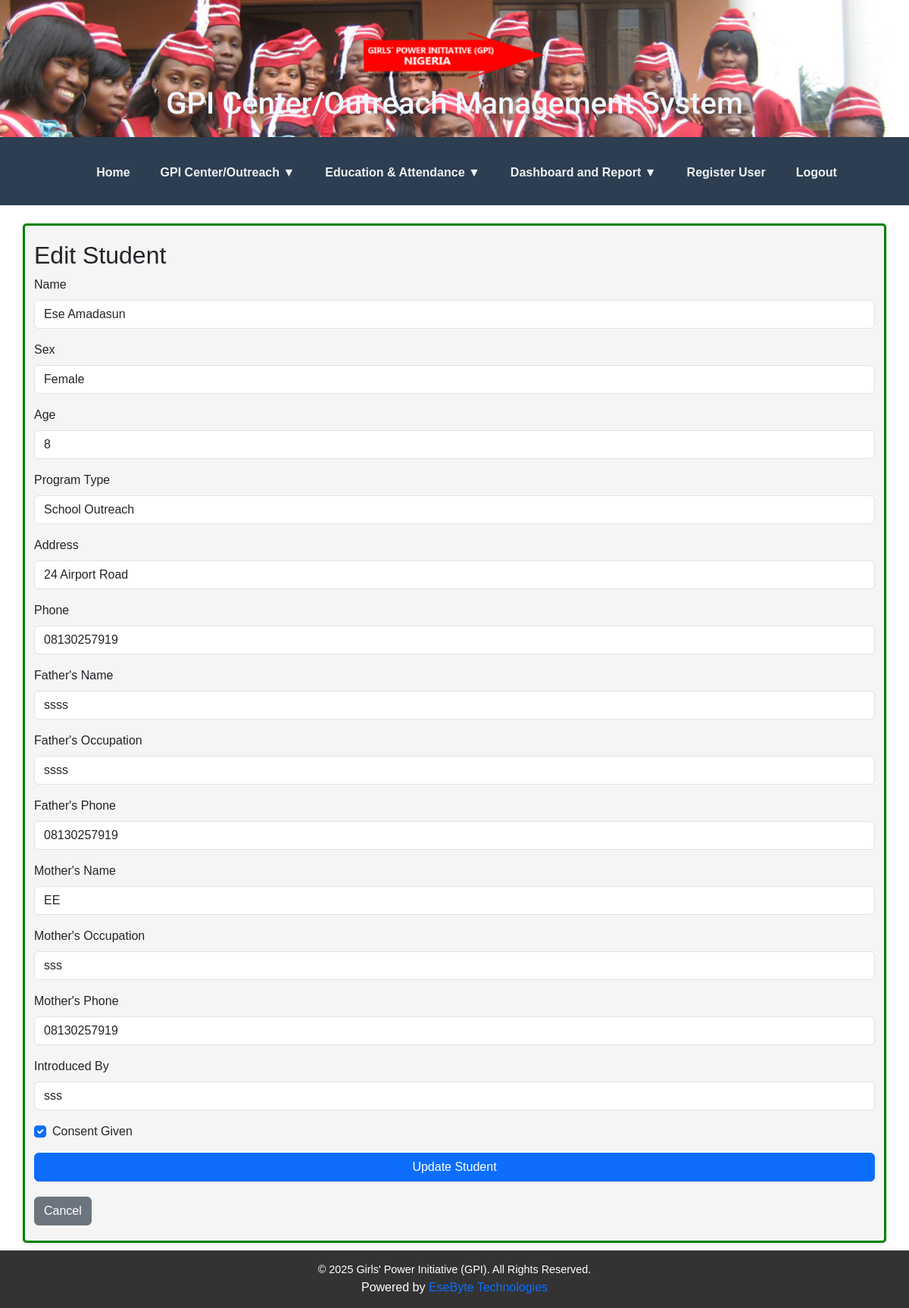
The app's page /edit_student/2 (signed in), older data.
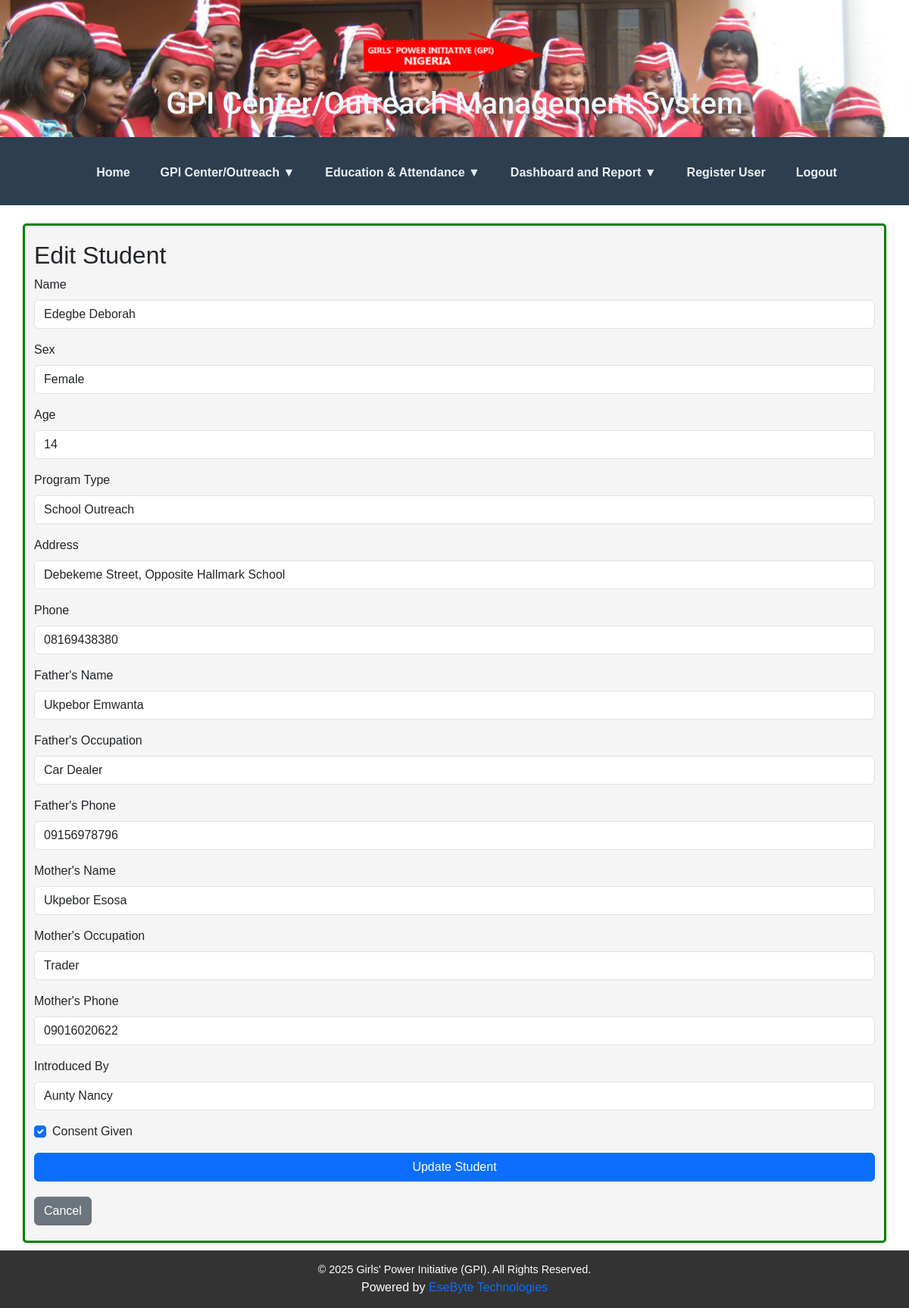
The same page, newer data.
### models.py (models this page shows)
class Student(db.Model):
    id = db.Column(db.Integer, primary_key=True)
    name = db.Column(db.String(100), nullable=False)
    sex = db.Column(db.String(10))
    age = db.Column(db.Integer)
    school_id = db.Column(db.Integer, db.ForeignKey('school.id'), nullable=True)  # Nullable for center students
    program_type = db.Column(db.Enum(ProgramType), nullable=False)  # Distinguish Outreach vs Center
    student_class = db.Column(db.String(50), nullable=True)  # e.g., JSS1, JSS2
    academic_session = db.Column(db.String(20), nullable=True)  # Outreach only
    term = db.Column(db.String(20), nullable=True)  # First, Second, Third Term (Outreach only)
    center_year = db.Column(db.Integer, nullable=True)  # Year 1, 2, 3 (Center only)
    center_class = db.Column(db.String(50), nullable=True)  # e.g., Pearl, Diamond, Oasis (Center only)
    address = db.Column(db.String(255))
    phone = db.Column(db.String(20))
    father_name = db.Column(db.String(100))
    father_occupation = db.Column(db.String(100))
    father_phone = db.Column(db.String(20))
    mother_name = db.Column(db.String(100))
    mother_occupation = db.Column(db.String(100))
    mother_phone = db.Column(db.String(20))
    introduced_by = db.Column(db.String(100))
    is_graduating = db.Column(db.Boolean, default=False)
    consent = db.Column(db.Boolean, default=False)
    assessments = db.relationship('Assessment', backref=db.backref('student_ref', lazy=True), cascade='all, delete-orphan')
    attendance_records = db.relationship('Attendance', backref=db.backref('student_ref', lazy=True), cascade='all, delete-orphan')

### views.py (the view, shortened to what this page needs)
@auth.route('/edit_student/<int:id>', methods=['GET', 'POST'])
@login_required
@admin_required
def edit_student(id):
    student = Student.query.get_or_404(id)
    schools = School.query.all()
    form_errors = []
    return render_template('edit_student.html', student=student, schools=schools)

### app.py (called while the page is built)
@login_manager.user_loader
def load_user(user_id):
    return User.query.get(int(user_id))

### auth.py (called while the page is built)
def admin_required(f):
    @wraps(f)
    def decorated_function(*args, **kwargs):
        if not current_user.is_authenticated:
            flash("You need to log in first.", "warning")
            return redirect(url_for("auth.login"))
        if not getattr(current_user, "is_admin", False):
            flash("You do not have permission to access this page.", "danger")
            return render_template("403.html"), 403  # Redirect to custom error page
        return f(*args, **kwargs)
    return decorated_function

### templates/edit_student.html (shortened to what this page needs)
{% extends 'base.html' %}
{% block content %}
<div class="container mt-4">
    <h2>Edit Student</h2>
    <form method="POST">
        <div class="mb-3">
            <label for="name" class="form-label">Name</label>
            <input type="text" class="form-control" id="name" name="name" value="{{ student.name }}" required>
        </div>
        <div class="mb-3">
            <label for="sex" class="form-label">Sex</label>
            <select class="form-control" id="sex" name="sex">
                <option value="Female" {% if student.sex == 'Female' %}selected{% endif %}>Female</option>
            </select>
        </div>
        <div class="mb-3">
            <label for="age" class="form-label">Age</label>
            <input type="number" class="form-control" id="age" name="age" value="{{ student.age }}" required>
        </div>
        <div class="mb-3">
            <label for="program_type" class="form-label">Program Type</label>
            <select class="form-control" id="program_type" name="program_type">
                <option value="SCHOOL_OUTREACH" {% if student.program_type == 'SCHOOL_OUTREACH' %}selected{% endif %}>School Outreach</option>
            </select>
        </div>
        <div class="mb-3">
            <label for="address" class="form-label">Address</label>
            <input type="text" class="form-control" id="address" name="address" value="{{ student.address }}">
        </div>
        <div class="mb-3">
            <label for="phone" class="form-label">Phone</label>
            <input type="text" class="form-control" id="phone" name="phone" value="{{ student.phone }}">
        </div>
        <div class="mb-3">
            <label for="father_name" class="form-label">Father's Name</label>
            <input type="text" class="form-control" id="father_name" name="father_name" value="{{ student.father_name }}">
        </div>
        <div class="mb-3">
            <label for="father_occupation" class="form-label">Father's Occupation</label>
            <input type="text" class="form-control" id="father_occupation" name="father_occupation" value="{{ student.father_occupation }}">
        </div>
        <div class="mb-3">
            <label for="father_phone" class="form-label">Father's Phone</label>
            <input type="text" class="form-control" id="father_phone" name="father_phone" value="{{ student.father_phone }}">
        </div>
        <div class="mb-3">
            <label for="mother_name" class="form-label">Mother's Name</label>
            <input type="text" class="form-control" id="mother_name" name="mother_name" value="{{ student.mother_name }}">
        </div>
        <div class="mb-3">
            <label for="mother_occupation" class="form-label">Mother's Occupation</label>
            <input type="text" class="form-control" id="mother_occupation" name="mother_occupation" value="{{ student.mother_occupation }}">
        </div>
        <div class="mb-3">
            <label for="mother_phone" class="form-label">Mother's Phone</label>
            <input type="text" class="form-control" id="mother_phone" name="mother_phone" value="{{ student.mother_phone }}">
        </div>
        <div class="mb-3">
            <label for="introduced_by" class="form-label">Introduced By</label>
            <input type="text" class="form-control" id="introduced_by" name="introduced_by" value="{{ student.introduced_by }}">
        </div>
        <div class="form-check mb-3">
            <input class="form-check-input" type="checkbox" id="consent" name="consent" {% if student.consent %}checked{% endif %}>
            <label class="form-check-label" for="consent">Consent Given</label>
        </div>
        <button type="submit" class="btn btn-primary">Update Student</button>
        <a href="{{ url_for('auth.students') }}" class="btn btn-secondary">Cancel</a>
    </form>
</div>
{% endblock %}

Row changes from the older to the newer data that the page shows:
changed Student "Female": name "Ese Amadasun" → "Edegbe Deborah"; age "8" → "14"; address "24 Airport Road" → "Debekeme Street, Opposite Hallmark School"; phone "08130257919" → "08169438380"; father_name "ssss" → "Ukpebor Emwanta"; father_occupation "ssss" → "Car Dealer"; father_phone "08130257919" → "09156978796"; mother_name "EE" → "Ukpebor Esosa"; mother_occupation "sss" → "Trader"; mother_phone "08130257919" → "09016020622"; introduced_by "sss" → "Aunty Nancy"
